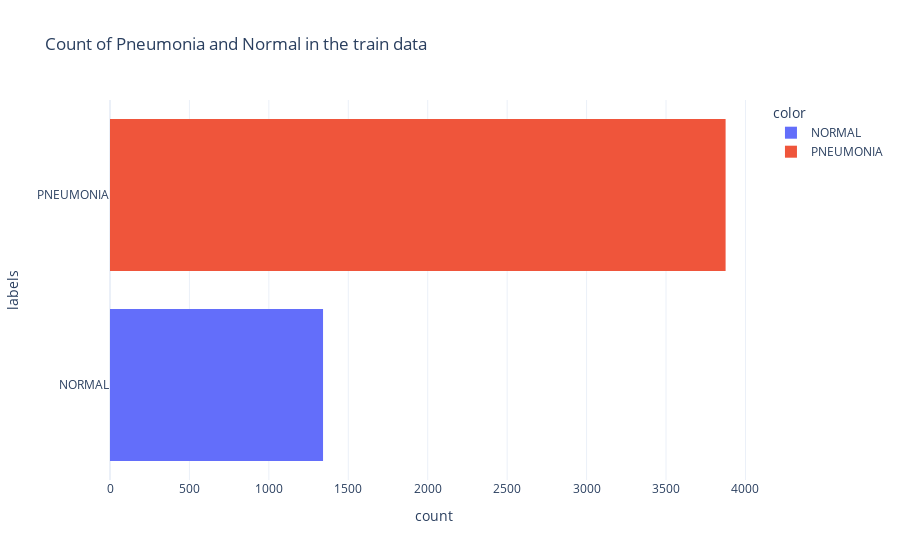

Here is the notebook cell this chart was saved with:
### Markdown cell above
## Graph of the Number of Classified samples in the training data

### Code cell
import plotly.express as px

fig = px.histogram(data_frame= df,
                   y = df['labels'],
                   template= 'plotly_white',
                   color = df['labels'].values,
                   title= 'Count of Pneumonia and Normal in the train data')
fig.show()

### Figure 1 — Plotly figure (JSON) as saved in the notebook; plotly's stock layout.template omitted (floating-point values rounded to 4 significant figures; data arrays with more than 128 entries replaced by an {"elided": "..."} marker saying what was removed)
{"data": [{"alignmentgroup": "True", "bingroup": "y", "hovertemplate": "color=NORMAL<br>count=%{x}<br>labels=%{y}<extra></extra>", "legendgroup": "NORMAL", "marker": {"color": "#636efa", "pattern": {"shape": ""}}, "name": "NORMAL", "offsetgroup": "NORMAL", "orientation": "h", "showlegend": true, "type": "histogram", "xaxis": "x", "y": {"elided": "1341 str values"}, "yaxis": "y"}, {"alignmentgroup": "True", "bingroup": "y", "hovertemplate": "color=PNEUMONIA<br>count=%{x}<br>labels=%{y}<extra></extra>", "legendgroup": "PNEUMONIA", "marker": {"color": "#EF553B", "pattern": {"shape": ""}}, "name": "PNEUMONIA", "offsetgroup": "PNEUMONIA", "orientation": "h", "showlegend": true, "type": "histogram", "xaxis": "x", "y": {"elided": "3875 str values"}, "yaxis": "y"}], "layout": {"barmode": "relative", "legend": {"title": {"text": "color"}, "tracegroupgap": 0}, "title": {"text": "Count of Pneumonia and Normal in the train data"}, "xaxis": {"anchor": "y", "domain": [0, 1], "title": {"text": "count"}}, "yaxis": {"anchor": "x", "domain": [0, 1], "title": {"text": "labels"}}}}
